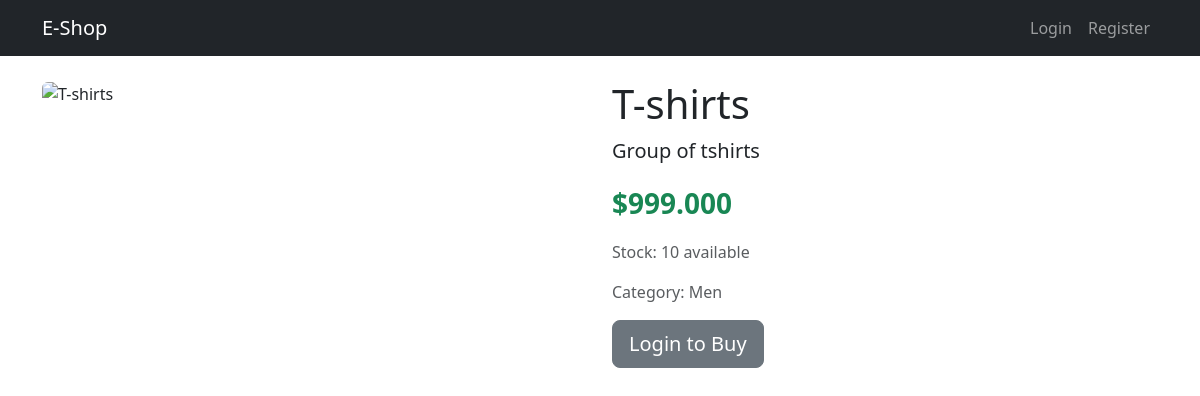
/1/, run on the app's committed database.
### products/models.py (models this page shows, shortened)
class Product(models.Model):
    CATEGORY_CHOICES = [
        ('M','Men'),
        ('W','Women')
    ]
    name = models.CharField(max_length=255)
    description = models.TextField()
    price = models.DecimalField(max_digits=10, decimal_places=3)
    image = models.URLField(max_length=500, blank=True, null=True)  # Changed here
    stock = models.PositiveIntegerField(default=0)
    category = models.CharField(max_length=1, choices=CATEGORY_CHOICES, default='W')

### products/views.py (the view)
# urls.py: path('<int:pk>/', views.product_detail, name='product_detail'),
def product_detail(request, pk):
    product = get_object_or_404(Product, id=pk)
    return render(request, 'products/product_detail.html', {'product':product})

### templates/products/product_detail.html
{% extends 'base.html' %}
{% block content %}
<div class="row">
    <div class="col-md-6">
        {% if product.image %}
        <img src="{{ product.image }}" class="img-fluid rounded" alt="{{ product.name }}">
        {% endif %}
    </div>
    <div class="col-md-6">
        <h1>{{ product.name }}</h1>
        <p class="lead">{{ product.description }}</p>
        <p class="fs-3 fw-bold text-success">${{ product.price }}</p>
        <p class="text-muted">Stock: {{ product.stock }} available</p>
        <p class="text-muted">Category: {{ product.get_category_display }}</p>
        {% if user.is_authenticated %}
        <a href="{% url 'cart:add_to_cart' product.id %}" class="btn btn-primary btn-lg">Add to Cart</a>
        {% else %}
        <a href="{% url 'users:login' %}" class="btn btn-secondary btn-lg">Login to Buy</a>
        {% endif %}
    </div>
</div>
{% endblock %}

### data on the page
Product: name "T-shirts", description "Group of tshirts", price "999.000", stock "10", category "Men"
